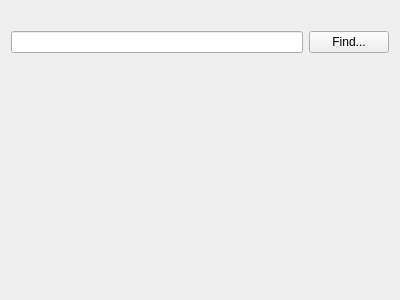
<?xml version="1.0" encoding="UTF-8"?>
<ui version="4.0">
 <class>WizardPage</class>
 <widget class="QWizardPage" name="WizardPage">
  <property name="geometry">
   <rect>
    <x>0</x>
    <y>0</y>
    <width>400</width>
    <height>300</height>
   </rect>
  </property>
  <property name="windowTitle">
   <string>WizardPage</string>
  </property>
  <property name="title">
   <string>Firefox Location</string>
  </property>
  <property name="subTitle">
   <string>Specify Firefox you want to run.</string>
  </property>
  <layout class="QHBoxLayout" name="horizontalLayout">
   <item>
    <layout class="QGridLayout" name="gridLayout">
     <item row="0" column="0" colspan="2">
      <widget class="QLabel" name="_lblDescription">
       <property name="text">
        <string/>
       </property>
       <property name="wordWrap">
        <bool>true</bool>
       </property>
      </widget>
     </item>
     <item row="1" column="1">
      <widget class="QPushButton" name="_btnFind">
       <property name="text">
        <string>Find...</string>
       </property>
      </widget>
     </item>
     <item row="1" column="0">
      <widget class="QLineEdit" name="_edtPath">
       <property name="readOnly">
        <bool>true</bool>
       </property>
      </widget>
     </item>
     <item row="2" column="0" colspan="2">
      <spacer name="verticalSpacer">
       <property name="orientation">
        <enum>Qt::Vertical</enum>
       </property>
       <property name="sizeHint" stdset="0">
        <size>
         <width>20</width>
         <height>40</height>
        </size>
       </property>
      </spacer>
     </item>
    </layout>
   </item>
  </layout>
 </widget>
 <resources/>
 <connections/>
</ui>
